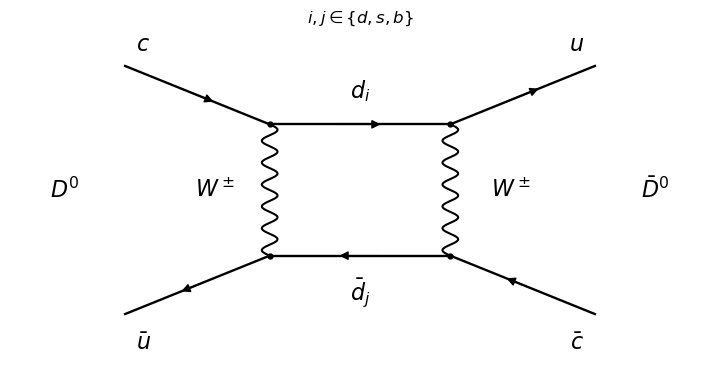

The Python source for this figure:
"""Generate the original D-meson box diagram; Python 3.14, matplotlib 3.10.7."""
from pathlib import Path
import numpy as np
import matplotlib
matplotlib.use('Agg')
import matplotlib.pyplot as plt
from matplotlib.patches import FancyArrowPatch

def line(ax,a,b,reverse=False):
    ax.plot([a[0],b[0]],[a[1],b[1]],color='black',lw=1.7)
    a,b=np.array(a),np.array(b);m=(a+b)/2;d=(b-a)*.13
    ax.add_patch(FancyArrowPatch(m+d if reverse else m-d,m-d if reverse else m+d,arrowstyle='-|>',mutation_scale=13,color='black',lw=1))
def wave(ax,a,b):
    a,b=np.array(a),np.array(b);d=b-a;n=np.array([-d[1],d[0]])/np.linalg.norm(d);u=np.linspace(0,1,250)
    xy=a+u[:,None]*d+.013*np.sin(12*np.pi*u)[:,None]*n
    ax.plot(xy[:,0],xy[:,1],color='black',lw=1.5)
fig,ax=plt.subplots(figsize=(7.2,3.8),dpi=100,facecolor='white');ax.set(xlim=(-.05,1.05),ylim=(0,1));ax.axis('off')
ul,ur,ll,lr=(.35,.68),(.65,.68),(.35,.32),(.65,.32)
line(ax,(.11,.84),ul);line(ax,ur,(.89,.84));line(ax,(.11,.16),ll,True);line(ax,lr,(.89,.16),True)
line(ax,ul,ur);line(ax,ll,lr,True);wave(ax,ul,ll);wave(ax,ur,lr)
for p in [ul,ur,ll,lr]:ax.plot(*p,'ko',ms=3.5)
for x,y,label in [(.14,.9,r'$c$'),(.86,.9,r'$u$'),(.14,.08,r'$\bar u$'),(.86,.08,r'$\bar c$'),(.5,.77,r'$d_i$'),(.5,.22,r'$\bar d_j$'),(.26,.5,r'$W^\pm$'),(.75,.5,r'$W^\pm$'),(.01,.5,r'$D^0$'),(.99,.5,r'$\bar D^0$')]:ax.text(x,y,label,ha='center',va='center',fontsize=16)
ax.text(.5,.97,r'$i,j\in\{d,s,b\}$',ha='center',va='center',fontsize=12)
fig.subplots_adjust(left=.04,right=.96,bottom=.02,top=.98)
fig.savefig(Path('paper-305-q3a.png'),facecolor='white',transparent=False);plt.close(fig)
